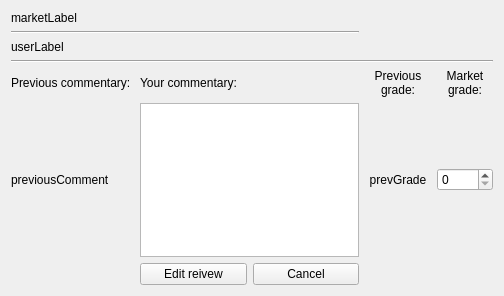
<?xml version="1.0" encoding="UTF-8"?>
<ui version="4.0">
 <class>Form</class>
 <widget class="QWidget" name="Form">
  <property name="geometry">
   <rect>
    <x>0</x>
    <y>0</y>
    <width>504</width>
    <height>296</height>
   </rect>
  </property>
  <property name="windowTitle">
   <string>Review edit</string>
  </property>
  <layout class="QGridLayout" name="gridLayout_2">
   <item row="0" column="0">
    <layout class="QGridLayout" name="gridLayout">
     <item row="6" column="4">
      <widget class="QSpinBox" name="scorePoint">
       <property name="sizePolicy">
        <sizepolicy hsizetype="Minimum" vsizetype="Fixed">
         <horstretch>0</horstretch>
         <verstretch>0</verstretch>
        </sizepolicy>
       </property>
      </widget>
     </item>
     <item row="5" column="3">
      <widget class="QLabel" name="label_4">
       <property name="text">
        <string>Previous grade:</string>
       </property>
       <property name="alignment">
        <set>Qt::AlignmentFlag::AlignCenter</set>
       </property>
       <property name="wordWrap">
        <bool>true</bool>
       </property>
      </widget>
     </item>
     <item row="6" column="1" colspan="2">
      <widget class="QPlainTextEdit" name="plainTextEdit"/>
     </item>
     <item row="6" column="0">
      <widget class="QLabel" name="previousComment">
       <property name="text">
        <string>previousComment</string>
       </property>
       <property name="wordWrap">
        <bool>true</bool>
       </property>
      </widget>
     </item>
     <item row="7" column="1">
      <widget class="QPushButton" name="editReviewBtn">
       <property name="text">
        <string>Edit reivew</string>
       </property>
      </widget>
     </item>
     <item row="6" column="3">
      <widget class="QLabel" name="prevGrade">
       <property name="text">
        <string>prevGrade</string>
       </property>
       <property name="alignment">
        <set>Qt::AlignmentFlag::AlignCenter</set>
       </property>
      </widget>
     </item>
     <item row="5" column="0">
      <widget class="QLabel" name="label_7">
       <property name="text">
        <string>Previous commentary: </string>
       </property>
      </widget>
     </item>
     <item row="5" column="1">
      <widget class="QLabel" name="label_2">
       <property name="text">
        <string>Your commentary:</string>
       </property>
      </widget>
     </item>
     <item row="5" column="4">
      <widget class="QLabel" name="label">
       <property name="text">
        <string>Market grade:</string>
       </property>
       <property name="alignment">
        <set>Qt::AlignmentFlag::AlignCenter</set>
       </property>
       <property name="wordWrap">
        <bool>true</bool>
       </property>
      </widget>
     </item>
     <item row="7" column="2">
      <widget class="QPushButton" name="pushButton_2">
       <property name="text">
        <string>Cancel</string>
       </property>
      </widget>
     </item>
     <item row="3" column="0" colspan="3">
      <widget class="QLabel" name="userLabel">
       <property name="text">
        <string>userLabel</string>
       </property>
      </widget>
     </item>
     <item row="1" column="0" colspan="3">
      <widget class="QLabel" name="marketLabel">
       <property name="text">
        <string>marketLabel</string>
       </property>
      </widget>
     </item>
     <item row="2" column="0" colspan="3">
      <widget class="Line" name="line_2">
       <property name="orientation">
        <enum>Qt::Orientation::Horizontal</enum>
       </property>
      </widget>
     </item>
     <item row="4" column="0" colspan="5">
      <widget class="Line" name="line">
       <property name="orientation">
        <enum>Qt::Orientation::Horizontal</enum>
       </property>
      </widget>
     </item>
    </layout>
   </item>
  </layout>
 </widget>
 <resources/>
 <connections>
  <connection>
   <sender>pushButton_2</sender>
   <signal>clicked()</signal>
   <receiver>Form</receiver>
   <slot>close()</slot>
   <hints>
    <hint type="sourcelabel">
     <x>219</x>
     <y>277</y>
    </hint>
    <hint type="destinationlabel">
     <x>219</x>
     <y>149</y>
    </hint>
   </hints>
  </connection>
 </connections>
</ui>
